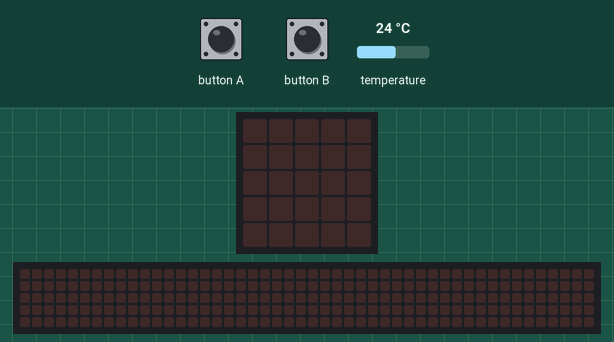
This program was run on a simulated BBC micro:bit (MakeCode). Shown: the board's 5×5 LED display, a strip that is not on the board, showing the scrolling text unrolled. The test bench sets the inputs (shaded band); at power-on: temperature 24 °C. The 48×5 strip is a reading aid, not a part: it shows the text the display is scrolling, unrolled, one strip-width of it at a time.

Above: at 1.2 s.
1.3 s: button A pressed for 0.15 s
At 4.01 s:
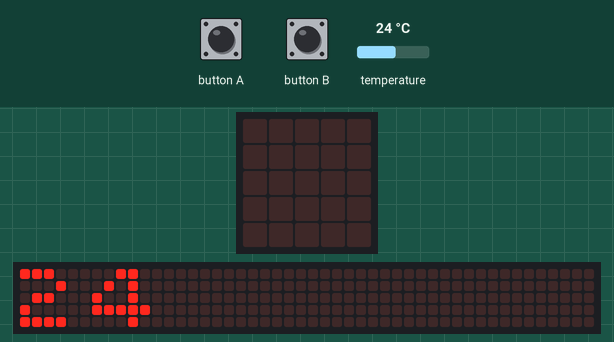
4.3 s: button A pressed for 0.15 s
At 5.37 s:
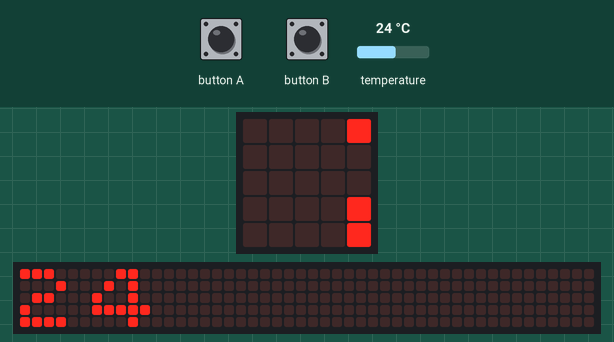
7.3 s: temperature set to 28 °C
At 8.9 s:
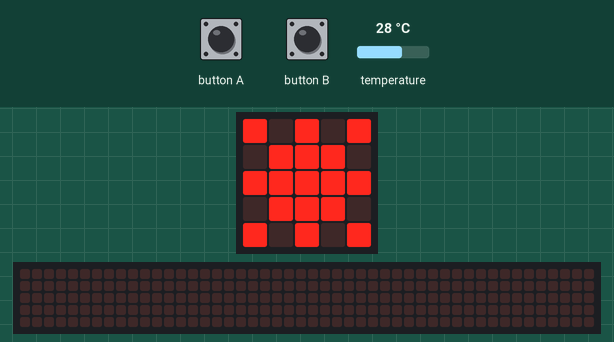
Timing chart, 0 to 10.4 s (numbered marks = the images above; inputs shaded):
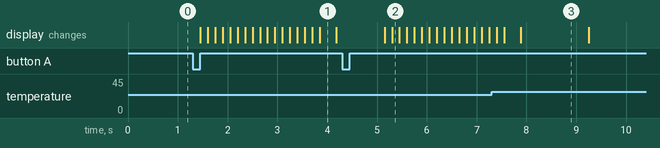

Measured:
- after the input at 1.3 s, the display: changes after 0.15 s (image 1)
- after the input at 4.3 s, the display: first changes after 0.85 s (image 2 shows a later state)
- after the input at 7.3 s, the display: first differs from a run without the input after 0.58 s (image 3)
- what the display in image 3 shows lasts 1.4 s, from 7.9 s to 9.3 s

The program:

main.ts
```typescript
input.onButtonPressed(Button.A, function () {
    basic.showNumber(input.temperature())
    if (input.temperature() > 25) {
        basic.showLeds(`
            # . # . #
            . # # # .
            # # # # #
            . # # # .
            # . # . #
            `)
    }
    if (input.temperature() < 5) {
        basic.showLeds(`
            . # . # .
            # # . # #
            . . # . .
            # # . # #
            . # . # .
            `)
    }
    basic.pause(1000)
    basic.clearScreen()
})
input.onButtonPressed(Button.B, function () {

})
basic.forever(function () {

})
```

test.ts
```typescript
// aquí va el archivo "tests"; esto no se compilará cuando este paquete se utilice como una extensión.
```
